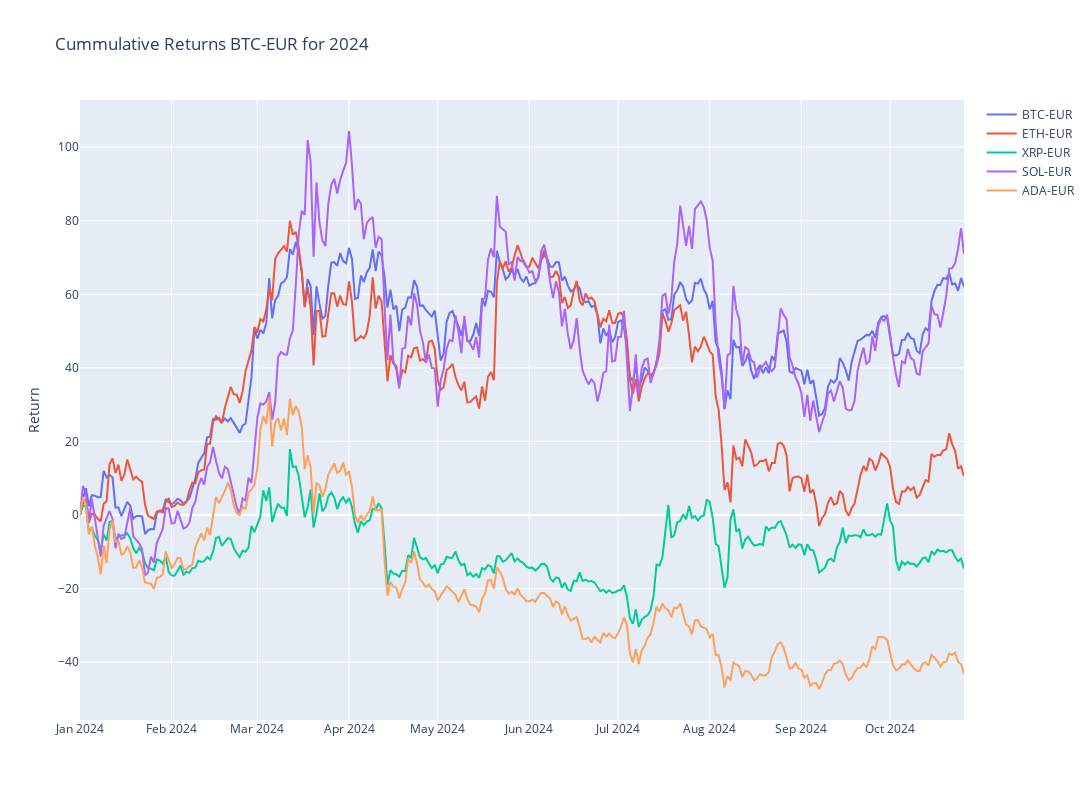

Here is the notebook cell this chart was saved with:
### Code cell
# Plotly
fig = make_subplots()

# Graph (1,1)
# Loop all stock files and get cummulative return for year
for stock in tqdm(index_list):
    f = os.path.join("../input", stock)
    df = pd.read_csv(f+".csv",index_col="Date",parse_dates=True)
    df['Cummulative_Return'] = cumulative_return(df["Adj Close"].loc[year])
    fig.add_trace(go.Scatter(x=df['Cummulative_Return'].loc[year].index,y=df['Cummulative_Return'].loc[year],mode="lines",name=stock.split('.')[0]),row=1,col=1)

# Update xaxis properties
fig.update_yaxes(title_text="Return", row=1, col=1)

fig.update_layout(height=800, width=1300,showlegend=True,title=f"Cummulative Returns {ticker} for {year}")

fig.show()

### Figure 1 — Plotly figure (JSON) as saved in the notebook; plotly's stock layout.template omitted (floating-point values rounded to 4 significant figures; data arrays with more than 128 entries replaced by an {"elided": "..."} marker saying what was removed)
{"data": [{"mode": "lines", "name": "BTC-EUR", "type": "scatter", "x": {"elided": "300 str values"}, "xaxis": "x", "y": {"elided": "300 float values"}, "yaxis": "y"}, {"mode": "lines", "name": "ETH-EUR", "type": "scatter", "x": {"elided": "300 str values"}, "xaxis": "x", "y": {"elided": "300 float values"}, "yaxis": "y"}, {"mode": "lines", "name": "XRP-EUR", "type": "scatter", "x": {"elided": "300 str values"}, "xaxis": "x", "y": {"elided": "300 float values"}, "yaxis": "y"}, {"mode": "lines", "name": "SOL-EUR", "type": "scatter", "x": {"elided": "300 str values"}, "xaxis": "x", "y": {"elided": "300 float values"}, "yaxis": "y"}, {"mode": "lines", "name": "ADA-EUR", "type": "scatter", "x": {"elided": "300 str values"}, "xaxis": "x", "y": {"elided": "300 float values"}, "yaxis": "y"}], "layout": {"height": 800, "showlegend": true, "title": {"text": "Cummulative Returns BTC-EUR for 2024"}, "width": 1300, "xaxis": {"anchor": "y", "domain": [0, 1]}, "yaxis": {"anchor": "x", "domain": [0, 1], "title": {"text": "Return"}}}}
